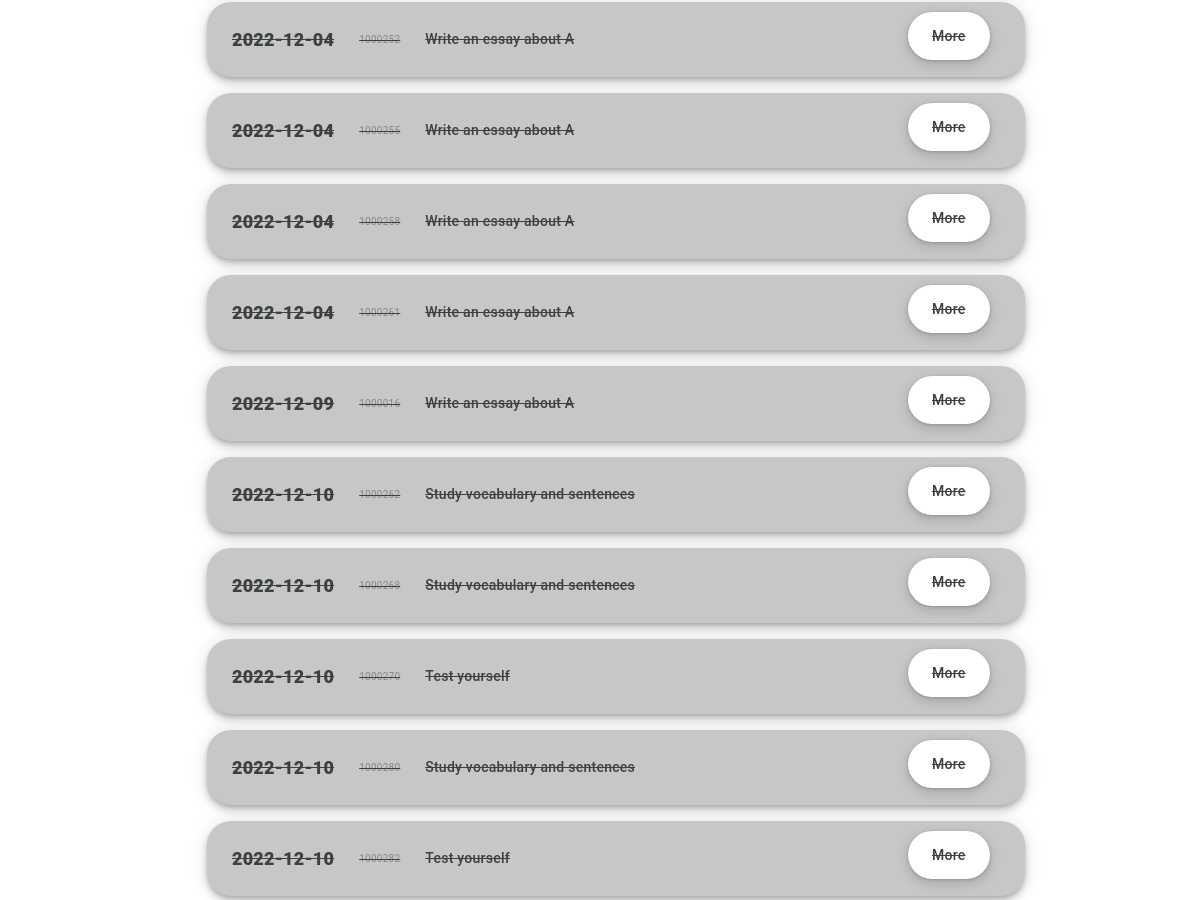
The app's page /assignments.html (signed in, middle part), older data.
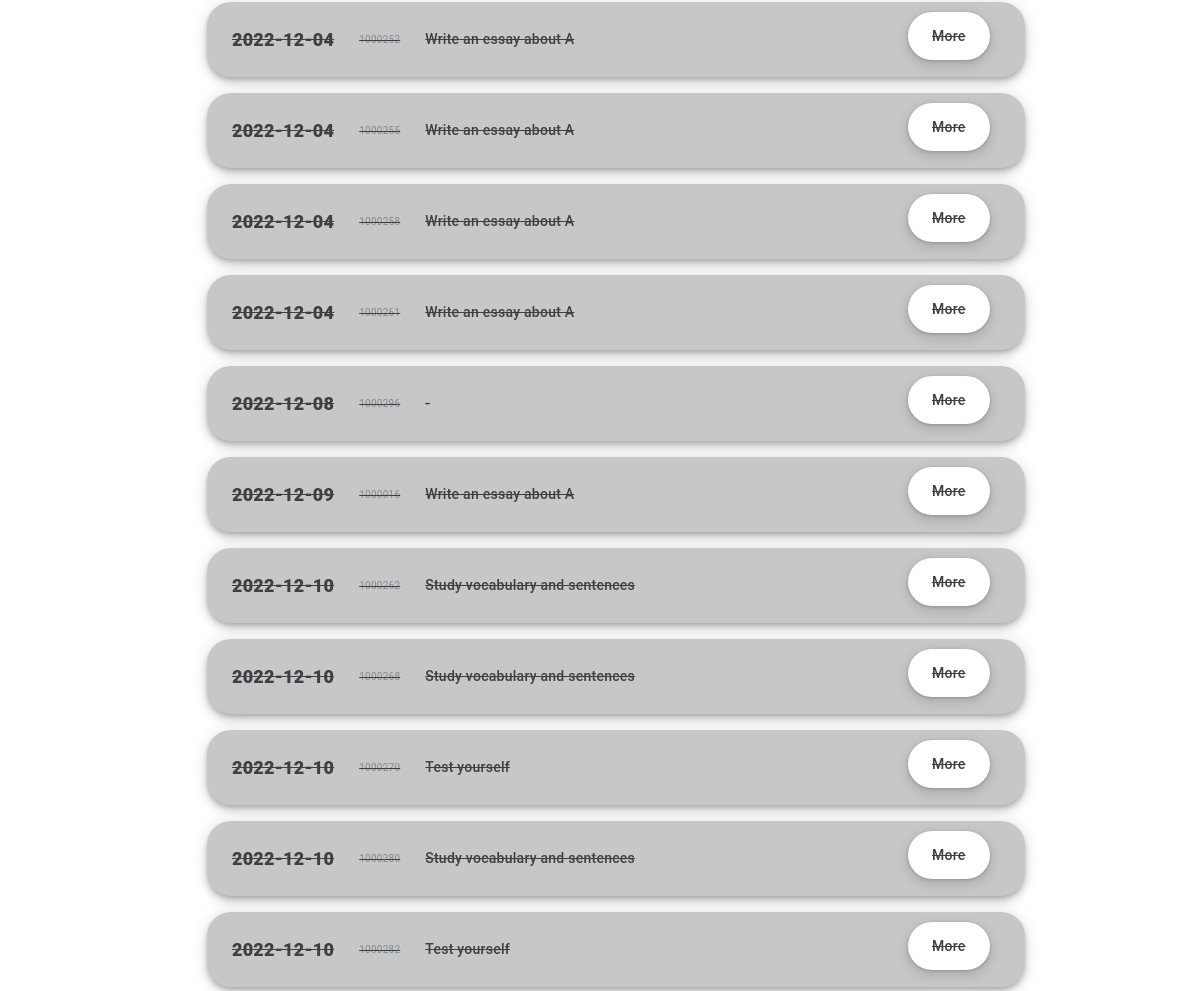
The same page, newer data.
### nieszkolni_app/models.py (models this page shows)
class Curriculum(models.Model):
    item = models.IntegerField(primary_key=True)
    deadline_text = models.CharField(max_length=200, default="")
    deadline_number = models.IntegerField()
    name = models.CharField(max_length=200, default="")
    component_id = models.CharField(max_length=200, default="")
    component_type = models.CharField(max_length=200, default="")
    assignment_type = models.CharField(max_length=200, default="")
    title = models.CharField(max_length=200, default="")
    content = models.TextField(default="")
    matrix = models.CharField(max_length=200, default="")
    resources = models.TextField(default="")
    conditions = models.TextField(default="")
    status = models.CharField(max_length=200, default="uncompleted")
    completion_stamp = models.IntegerField(default=0)
    completion_date = models.IntegerField(default=0)
    submitting_user = models.CharField(max_length=200, default="")
    reference = models.IntegerField(default=0)

### nieszkolni_app/views.py (the view)
# urls.py: path('assignments.html', views.assignments, name="assignments"),
@login_required
def assignments(request):
    if request.user.is_authenticated:
        first_name = request.user.first_name
        last_name = request.user.last_name
        current_user = first_name + " " + last_name
        user_agent = get_user_agent(request)
        score = ActivityManager().calculate_points_this_week(current_user)
        display_first_name = first_name.capitalize()
        messages.success(request, (f"{display_first_name}, if you encounter an error, take a screenshot and send it to Damian via email."))
        if request.method == "POST":
            item = request.POST["item"]
            return render(request, "assignments.html", {"item": item})
        else:
            uncomplated_assignments = CurriculumManager().display_uncompleted_assignments(current_user)
            complated_assignments = CurriculumManager().display_completed_assignments(current_user)
            if user_agent.is_mobile:
                return render(request, "m_my_to_do_list.html", {
                    "uncomplated_assignments": uncomplated_assignments,
                    "complated_assignments": complated_assignments,
                    "score": score
                    })
            else:
                return render(request, "assignments.html", {
                    "uncomplated_assignments": uncomplated_assignments,
                    "complated_assignments": complated_assignments,
                    "score": score
                    })

### nieszkolni_folder/audit_manager.py (called while the page is built)
    def check_if_clocked_in(self, clocking_user):
        with connection.cursor() as cursor:
            cursor.execute(f'''
                SELECT clock_out
                FROM nieszkolni_app_audit
                WHERE clocking_user = '{clocking_user}'
                AND entry_type = 'automatic'
                AND status = 'started'
                ORDER BY stamp DESC
                LIMIT 1
                ''')
            response = cursor.fetchone()
            if response is not None:
                if response[0] == 0:
                    status = True
                else:
                    status = False
            else:
                status = False
            return status

### nieszkolni_folder/back_office_manager.py (called while the page is built)
    def display_option_by_command(self, command):
        with connection.cursor() as cursor:
            cursor.execute(f'''
                SELECT value
                FROM nieszkolni_app_option
                WHERE command = '{command}'
                ''')
            data = cursor.fetchone()
            return data

### nieszkolni_folder/time_machine.py (called while the page is built)
    def today(self):
        return datetime.now().strftime(today_pattern)

### nieszkolni_app/templates/assignments.html (shortened to what this page needs)
{% extends 'base.html' %}
{% block 'content' %}
{% load static %}
<div class="list_container">
	<ul class="list">
		{% for complated_assignment in complated_assignments %}
			<form action="{% url 'assignment' %}" method="POST">
				<li class="list_item list_item_complted list_item_crossed">
					<div class="list_content">{{ complated_assignment.1 }}</div>
					<div class="list_content_small">{{ complated_assignment.0 }}</div>
					<div class="list_content_inside">{{ complated_assignment.7 }}</div>
					<button type="submit" class="list_button button_main" name="go_to" value="assignment">More</button>
				</li>
			</form>
		{% endfor %}
	</ul>
</div>
{% endblock %}

Row changes from the older to the newer data that the page shows:
added Curriculum: deadline_text "2022-12-08", item "1000296", complated_assignment "-"
